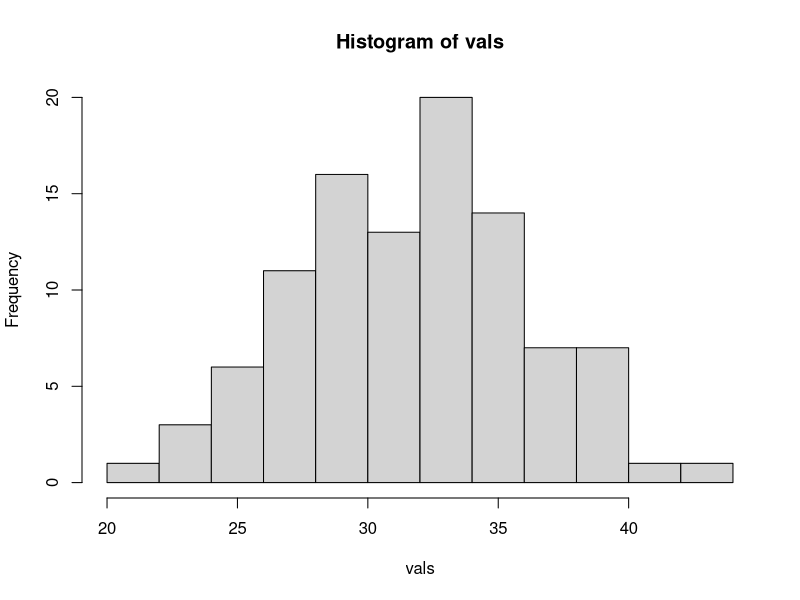
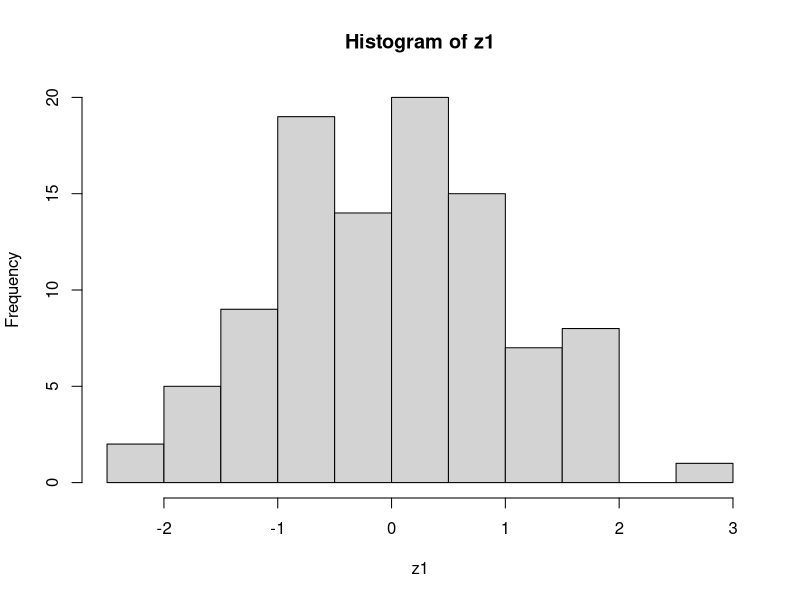
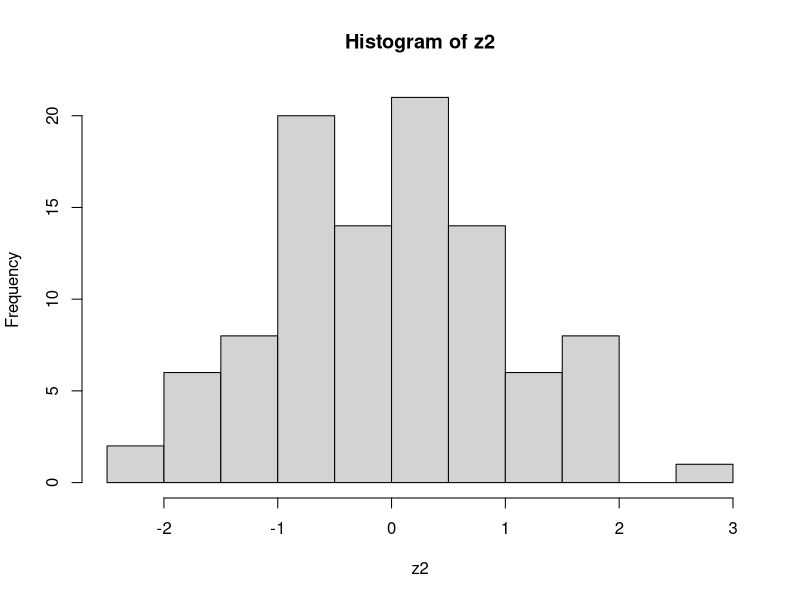
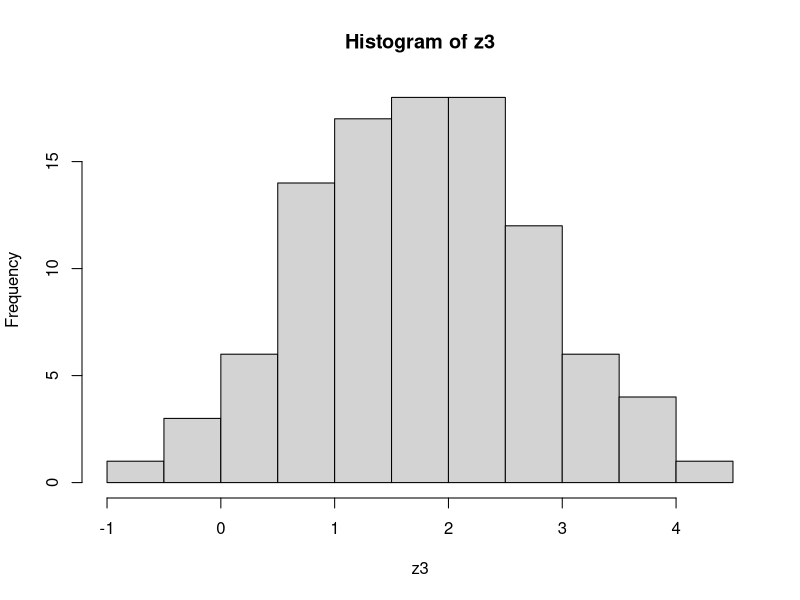

Source code (R) for these figures, in order: (Note: this script raises an error after producing the figures.)
#visual interpretation of standardized variables
#generalized formula of standardized variable: (x - M)/S
# Typically:
#  x: value of observation
#  M: sample mean
#  S: sample standard deviation
#  Standardizing will not preserve the ratios between two values,
#  It will scale distances by a constant, in other words the ratios of scaled distances are constant
#  E.g.
#    Take the distance between x1, x2: 
#     (a) x2-x1
#    Standardize, and look at the distance:
#     (b) (x2-M)/S - (x1-M)/S 
#       = (x2-x1)/S 
#       = (a)*s, where s=1/S



library(ggplot2)
library(tidyr)

vals <- rnorm(100, 32, 4)
hist(vals)

z1 <- scale(vals)
z2 <- (vals-median(vals))/sd(vals)
z3 <- (vals-24)/sd(vals)

sum(z1==(vals-mean(vals))/sd(vals))

hist(z1)
hist(z2)
hist(z3)

Z <- data.frame(z1=z1, z2=z2, z3=z3)
ZS <- gather(Z, var, val, z1:z3)




gg <- ggplot(Z) 

gg + geom_point(aes(x=z1, y=1), colour="#000000", alpha="0.4") +
     geom_point(aes(x=z2, y=2), colour="#000000", alpha="0.4") +
     geom_point(aes(x=z3, y=3), colour="#000000", alpha="0.4")

gg2 <- ggplot(ZS)
gg2 + geom_point(aes(x=val, y=5), colour="#000000", alpha="0.3") + 
      facet_wrap(c("var"), ncol=1, scales="free")
    
